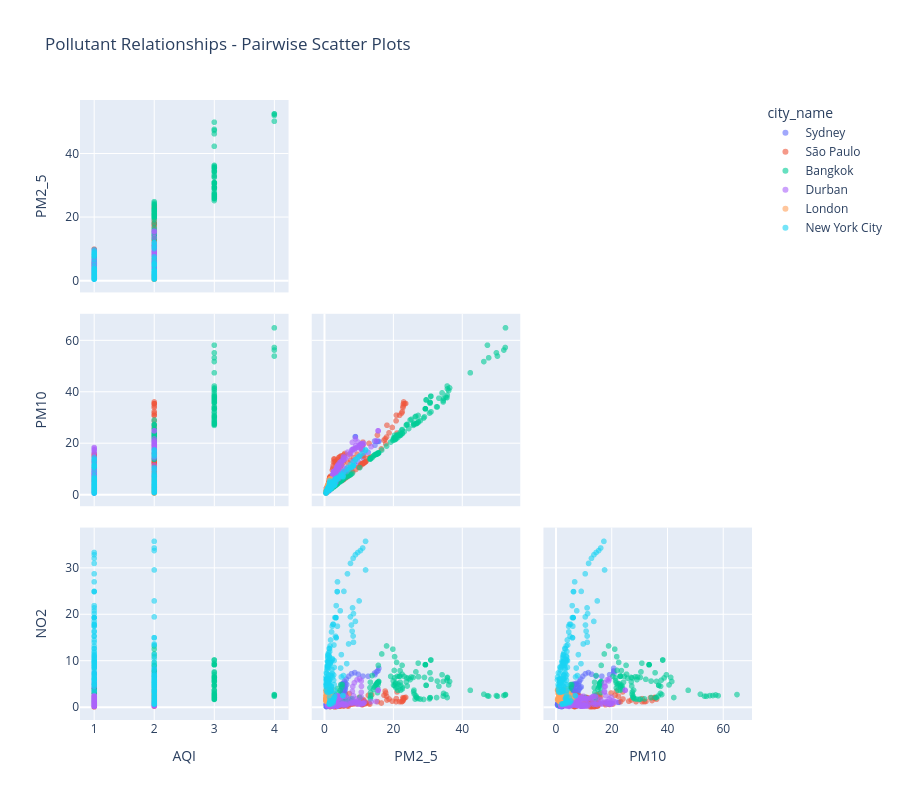

The cell this chart's notebook holds for it:
### Code cell
# Scatter matrix for key pollutants
key_pollutants = ['aqi', 'pm2_5', 'pm10', 'no2']

fig = px.scatter_matrix(
    df,
    dimensions=key_pollutants,
    color='city_name',
    title='Pollutant Relationships - Pairwise Scatter Plots',
    labels={col: col.upper() for col in key_pollutants},
    height=800,
    opacity=0.6
)

fig.update_traces(diagonal_visible=False, showupperhalf=False)
fig.show()

print("\n💡 How to read this:")
print("   • Each panel shows relationship between two pollutants")
print("   • Colors represent different cities")
print("   • Look for patterns and clusters")

### Figure 1 — Plotly figure (JSON) as saved in the notebook; plotly's stock layout.template omitted (floating-point values rounded to 4 significant figures; data arrays with more than 128 entries replaced by an {"elided": "..."} marker saying what was removed)
{"data": [{"diagonal": {"visible": false}, "dimensions": [{"axis": {"matches": true}, "label": "AQI", "values": {"elided": "157 int values"}}, {"axis": {"matches": true}, "label": "PM2_5", "values": {"elided": "157 float values"}}, {"axis": {"matches": true}, "label": "PM10", "values": {"elided": "157 float values"}}, {"axis": {"matches": true}, "label": "NO2", "values": {"elided": "157 float values"}}], "hovertemplate": "city_name=Sydney<br>%{xaxis.title.text}=%{x}<br>%{yaxis.title.text}=%{y}<extra></extra>", "legendgroup": "Sydney", "marker": {"color": "#636efa", "opacity": 0.6, "symbol": "circle"}, "name": "Sydney", "showlegend": true, "showupperhalf": false, "type": "splom"}, {"diagonal": {"visible": false}, "dimensions": [{"axis": {"matches": true}, "label": "AQI", "values": {"elided": "157 int values"}}, {"axis": {"matches": true}, "label": "PM2_5", "values": {"elided": "157 float values"}}, {"axis": {"matches": true}, "label": "PM10", "values": {"elided": "157 float values"}}, {"axis": {"matches": true}, "label": "NO2", "values": {"elided": "157 float values"}}], "hovertemplate": "city_name=São Paulo<br>%{xaxis.title.text}=%{x}<br>%{yaxis.title.text}=%{y}<extra></extra>", "legendgroup": "São Paulo", "marker": {"color": "#EF553B", "opacity": 0.6, "symbol": "circle"}, "name": "São Paulo", "showlegend": true, "showupperhalf": false, "type": "splom"}, {"diagonal": {"visible": false}, "dimensions": [{"axis": {"matches": true}, "label": "AQI", "values": {"elided": "157 int values"}}, {"axis": {"matches": true}, "label": "PM2_5", "values": {"elided": "157 float values"}}, {"axis": {"matches": true}, "label": "PM10", "values": {"elided": "157 float values"}}, {"axis": {"matches": true}, "label": "NO2", "values": {"elided": "157 float values"}}], "hovertemplate": "city_name=Bangkok<br>%{xaxis.title.text}=%{x}<br>%{yaxis.title.text}=%{y}<extra></extra>", "legendgroup": "Bangkok", "marker": {"color": "#00cc96", "opacity": 0.6, "symbol": "circle"}, "name": "Bangkok", "showlegend": true, "showupperhalf": false, "type": "splom"}, {"diagonal": {"visible": false}, "dimensions": [{"axis": {"matches": true}, "label": "AQI", "values": {"elided": "156 int values"}}, {"axis": {"matches": true}, "label": "PM2_5", "values": {"elided": "156 float values"}}, {"axis": {"matches": true}, "label": "PM10", "values": {"elided": "156 float values"}}, {"axis": {"matches": true}, "label": "NO2", "values": {"elided": "156 float values"}}], "hovertemplate": "city_name=Durban<br>%{xaxis.title.text}=%{x}<br>%{yaxis.title.text}=%{y}<extra></extra>", "legendgroup": "Durban", "marker": {"color": "#ab63fa", "opacity": 0.6, "symbol": "circle"}, "name": "Durban", "showlegend": true, "showupperhalf": false, "type": "splom"}, {"diagonal": {"visible": false}, "dimensions": [{"axis": {"matches": true}, "label": "AQI", "values": {"elided": "157 int values"}}, {"axis": {"matches": true}, "label": "PM2_5", "values": {"elided": "157 float values"}}, {"axis": {"matches": true}, "label": "PM10", "values": {"elided": "157 float values"}}, {"axis": {"matches": true}, "label": "NO2", "values": {"elided": "157 float values"}}], "hovertemplate": "city_name=London<br>%{xaxis.title.text}=%{x}<br>%{yaxis.title.text}=%{y}<extra></extra>", "legendgroup": "London", "marker": {"color": "#FFA15A", "opacity": 0.6, "symbol": "circle"}, "name": "London", "showlegend": true, "showupperhalf": false, "type": "splom"}, {"diagonal": {"visible": false}, "dimensions": [{"axis": {"matches": true}, "label": "AQI", "values": {"elided": "157 int values"}}, {"axis": {"matches": true}, "label": "PM2_5", "values": {"elided": "157 float values"}}, {"axis": {"matches": true}, "label": "PM10", "values": {"elided": "157 float values"}}, {"axis": {"matches": true}, "label": "NO2", "values": {"elided": "157 float values"}}], "hovertemplate": "city_name=New York City<br>%{xaxis.title.text}=%{x}<br>%{yaxis.title.text}=%{y}<extra></extra>", "legendgroup": "New York City", "marker": {"color": "#19d3f3", "opacity": 0.6, "symbol": "circle"}, "name": "New York City", "showlegend": true, "showupperhalf": false, "type": "splom"}], "layout": {"dragmode": "select", "height": 800, "legend": {"title": {"text": "city_name"}, "tracegroupgap": 0}, "title": {"text": "Pollutant Relationships - Pairwise Scatter Plots"}}}
